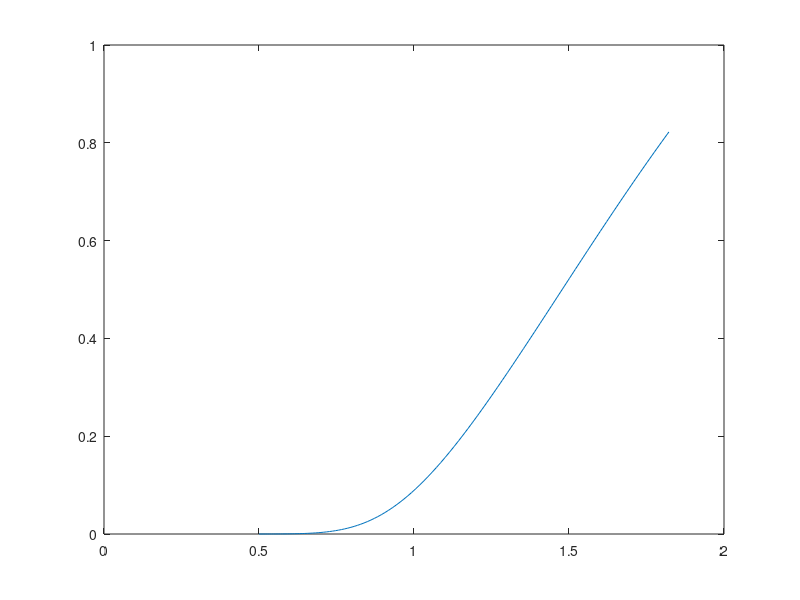

Recreate this plot in MATLAB. (Note: this script raises an error after producing the figure.)
r = 0.02; sigma = 0.2; K = 1; T = 1; L = 0.5; N = 100; M = 556;
a = log(L); b = log(K) + 3 * sigma * T^0.5 + abs(r - sigma^2 / 2) * T;
dt = T / M; dx = (b - a) / N;
alpha0 = 1 - sigma^2 * dt / dx^2;
alpha1 = sigma^2 * dt / (2 * dx^2) + (r - sigma^2 / 2) * dt / dx / 2;
alpha2 = sigma^2 * dt / (2 * dx^2) - (r - sigma^2 / 2) * dt / dx / 2;
for i = 1 : (N + 1)
    u(1, i) = max(0, exp(a + (i - 1) * dx) - K);
end
for i = 1 : (M + 1)
    u(i, N + 1) = exp(b) - K * exp(- r * (T - dt * (i - 1)));
    u(i, 1) = 0;
end
for i = 2 : (M + 1)
    for j = 2 : N
        u(i, j) = (alpha0 - r * dt) * u(i - 1, j) + alpha1 * u(i - 1, j + 1) + alpha2 * u(i - 1, j - 1);
    end
end
x = a: dx : b; s = exp(x);
figure(1)
plot(s, u(M + 1, :))

[call_1,put_1] = blsprice(1, K, r, T, sigma);
[call_L2, put_L2] = blsprice(L^2, K, r, T, sigma);
real_p = call_1 - L^(2 * r / sigma^2 - 1) * call_L2;
m = 1056 : -1 : 556;
delta_t = []; error = [];
for i = 1 : length(m)
    delta_t = [delta_t, T / m(i)];
    est_p = est_of_p(T / m(i));
    error = [error, abs(real_p - est_p)];
end
figure(2)
plot(delta_t, error)